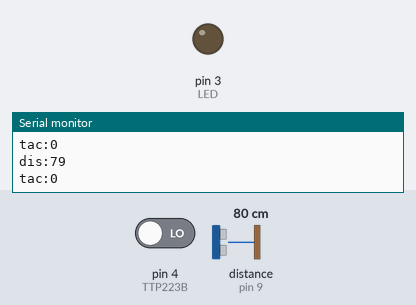
This sketch was run on a simulated Arduino Uno, built with avr-gcc and run on an emulated ATmega328P. Parts: output pins drawn as LEDs (lit = HIGH), the last lines printed to the serial monitor. Wiring (inferred from the names in the program): ultrasonic range finder: trigger pin 10; echo pin 9. The inputs (shaded band) are chosen by the test bench; at power-on: distance to the obstacle (sensor on pin 9) 80 cm, pin 4 (TTP223B) LOW. The echo pulse lasts 58.3 µs per cm; pins used as bus, display or sensor lines are not drawn.

Above: at 1.2 s.
1.3 s: distance to the obstacle (sensor on pin 9) set to 2 cm
At 2.5 s:
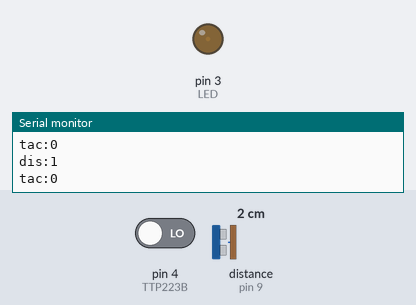
2.8 s: pin 4 (TTP223B) driven HIGH
At 3.74 s:
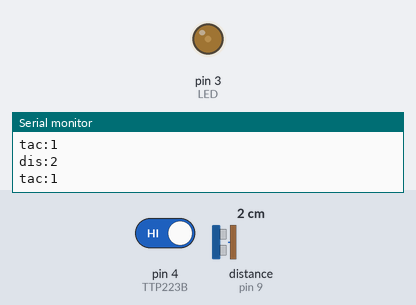
5.8 s: pin 4 (TTP223B) driven LOW
8.8 s: distance to the obstacle (sensor on pin 9) set to 60 cm
At 9.5 s:
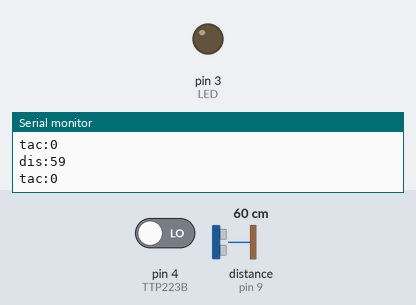
10.3 s: distance to the obstacle (sensor on pin 9) set to 4 cm
At 11.6 s:
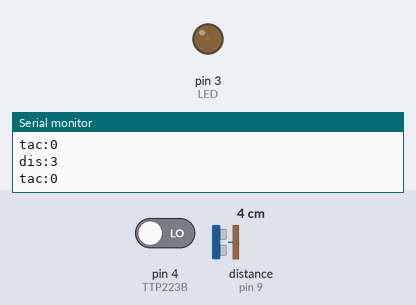
Timing chart, 0 to 12.9 s (numbered marks = the images above; inputs shaded):
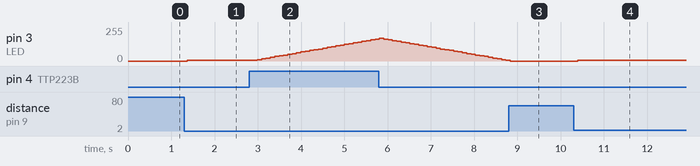

The sketch:

arduinoObra.ino
```cpp
#define TTP223B 4

int LED = 3;
int TRIG=10;
int ECO=9;
int duracion;
int distancia;
int toch;
int toq = 1;
int knekro(int b);

void setup()
{
  pinMode(LED,OUTPUT);
  pinMode(TRIG, OUTPUT);
  pinMode(ECO,INPUT);
  pinMode(TTP223B, INPUT);
  Serial.begin(9600);
}

void loop(){
  digitalWrite(TRIG,HIGH);
  digitalWrite(TRIG,LOW);
  duracion=pulseIn(ECO,HIGH);
  distancia=duracion/58.4;
  int toque = digitalRead(TTP223B);
  if( distancia > 0){
  Serial.print("dis:");Serial.println(distancia);
  Serial.print("tac:"); Serial.println(toque);
  if( distancia < 46 && toque == 1) {
    if(toq < 1)
      toq = 1;
    if(toq > 45)
      toq = 45;
    analogWrite(LED,knekro(toq));
    toq++;
  }
  if( distancia < 46 && toque == 0) {
    if(toq < 1)
      toq = 1;
    if(toq > 45)
      toq = 45;
    analogWrite(LED,knekro(toq));
    toq--;
  }
  if( distancia >= 46) {
    if(toq < 1)
      toq = 1;
    if(toq > 45)
      toq = 45;
    analogWrite(LED,LOW);
    toq--;
  }
  //Serial.print(distancia);Serial.print("-");Serial.println(digitalRead(TTP223B));
  }
  delay(100);
}
int knekro(int b) {
  int rta = b*255/45;
  //Serial.print(b);Serial.print("-");Serial.println(rta);
  return rta;
}
```

Measured:
- after the input at 1.3 s, pin 3 (LED): 0/255 → 5/255 after 0.07 s
- after the input at 2.8 s, pin 3 (LED): moves from 5/255 to 164/255 over 2.7 s, starting after 0.19 s
- after the input at 8.8 s, pin 3 (LED): 5/255 → 0/255 at once
- after the input at 10.3 s, pin 3 (LED): 0/255 → 5/255 after 0.10 s
